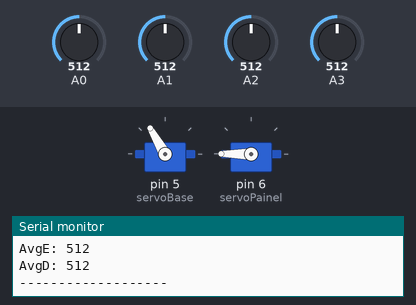
This sketch was run on a simulated Arduino Uno, built with avr-gcc and run on an emulated ATmega328P. Shown: 2 × servo, the last lines printed to the serial monitor. Inputs (shaded band) come from the test bench; at power-on: A0 = 512, A1 = 512, A3 = 512, A2 = 512.

Above: at 1.2 s.
1.3 s: A0 set to 619
4.3 s: A0 set to 646
At 4.68 s:
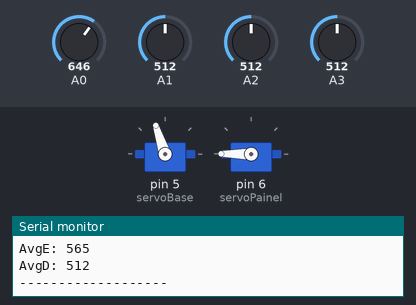
At 6.48 s:
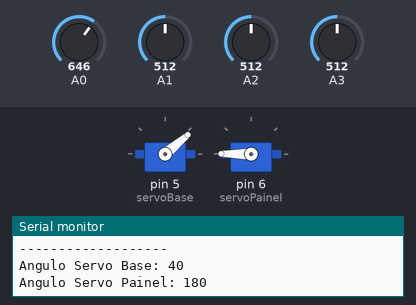
7.3 s: A1 set to 186
10.3 s: A1 set to 163
At 10.76 s:
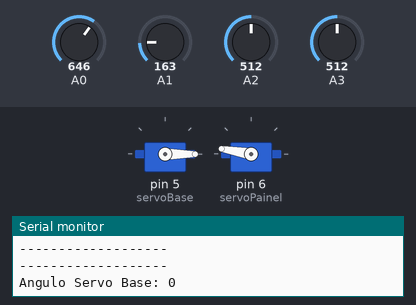
13.3 s: A3 set to 992
16.3 s: A2 set to 402
17.8 s: A2 set to 375
At 19.41 s:
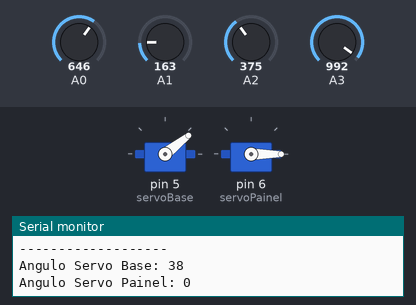
Timing chart, 0 to 23.6 s (numbered marks = the images above; inputs shaded):
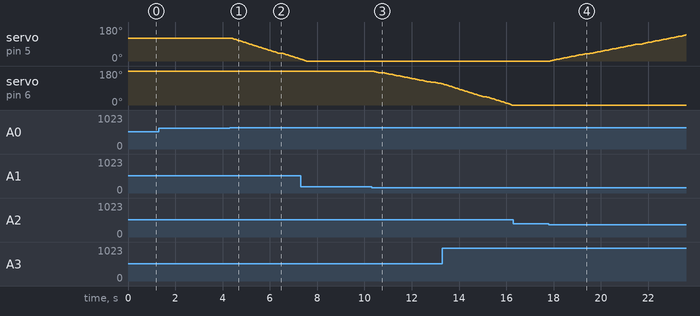

Measured:
- the behaviour switches between 633 and 634 on A0 (found by bisection; images 0 and 1)
- the behaviour switches between 180 and 179 on A1 (found by bisection; images 2 and 3)
- the behaviour switches between 388 and 387 on A2 (found by bisection; images 3 and 4)
- after the input at 4.3 s, servo on pin 5 (servoBase): moves from 120° to 10° over 2.9 s, starting after 0.12 s
- after the input at 10.3 s, servo on pin 6 (servoPainel): moves from 180° to 112° over 2.9 s, starting at once
- after the input at 17.8 s, servo on pin 5 (servoBase): moves from 0° to 138° over 5.7 s, starting after 0.06 s

The sketch:

painel.original.ino
```cpp
#include <Servo.h>


//Declaração dos objetos que representam os servos usados

Servo servoBase;

Servo servoPainel;


//Definição das variáveis de controle do temporizador

unsigned long tempoAtual = 1;

const unsigned long tempoEspera = 2000;


//Definição das variáveis lógicas do movimento do painel

int TopoE, TopoD, BaseE, BaseD;

int avgT, avgB, avgE, avgD;

int posBase, posPainel;

//-------------------------------------setup-----------------------------------------------

void setup() {


  //Indicação dos pinos que vão receber as leituras analógicas dos LDRs

  pinMode(A0,INPUT);

  pinMode(A1,INPUT);

  pinMode(A2,INPUT);

  pinMode(A3,INPUT);


  //Definição dos pinos que vão comportar os ficar os servos

  servoBase.attach(5);

  servoPainel.attach(6);

  servoBase.write(120);
  servoPainel.write(180);


  //Inicialização do Monitor Serial a certa velocidade

  Serial.begin(9600);

}

//-------------------------------------loop-----------------------------------------------

void loop()

{

  //Armazenamento da posição dos servos

  posBase = servoBase.read();
  posPainel = servoPainel.read();

  //Armazenamento das leituras analógicas dos LDR

  TopoE = analogRead(A0);
  TopoD = analogRead(A1);
  BaseE = analogRead(A2);
  BaseD = analogRead(A3);

  //Armazenamento das médias aritiméticas de controle dos servos

  avgT = (TopoE + TopoD)/2;
  avgB = (    BaseE + BaseD)/2;
  avgE = (TopoE + BaseE)/2;
  avgD = (TopoD + BaseD)/2;


  //Comparação dos valores médios para tomada de decisão

 if (abs(avgT-avgB) > 99 )
 {
   UpDown();
 }
  if (abs(avgE-avgD) > 60)
  {
    LeftRight();

  }


  //-----------------------------------Temporizador-------------------------------------------

    // Gerador do tempo para atualização das informações no Monitor Serial

    if ((millis() - tempoAtual) >= tempoEspera)

    {

      Serial.println("-------------------");

      Serial.print("Angulo Servo Base: ");

      Serial.println(servoBase.read());

      Serial.println("");

      Serial.print("Angulo Servo Painel: ");

      Serial.println(servoPainel.read());

      Serial.println("");

      Serial.print("TopoE: ");

      Serial.println(TopoE);

      Serial.print("TopoD: ");

      Serial.println(TopoD);

      Serial.print("BaseE: ");

      Serial.println(BaseE);

      Serial.print("BaseD: ");

      Serial.println(BaseD);


      Serial.println("");


      Serial.print("AvgT: ");

      Serial.println(avgT);

      Serial.print("AvgB: ");

      Serial.println(avgB);

      Serial.print("AvgE: ");

      Serial.println(avgE);

      Serial.print("AvgD: ");

      Serial.println(avgD);

      Serial.println("-------------------");


      tempoAtual = millis();

    }

  //-----------------------------------------------------------------------------------------


  delay(20);

}


//-------------------------------------UpDown-----------------------------------------------

void UpDown()
{
  if(avgT < avgB)
  {
    posPainel -= 2;
  }
  else
  {
    posPainel += 2;
  }

  servoPainel.write(posPainel);

  delay(30);
}

//-------------------------------------LeftRight-----------------------------------------------

void LeftRight()

{

  if(avgE < avgD)
   {
    posBase += 2;

   }
  else
   {
    posBase -= 2;

   }

  servoBase.write(posBase);

  delay(30);

}
```
